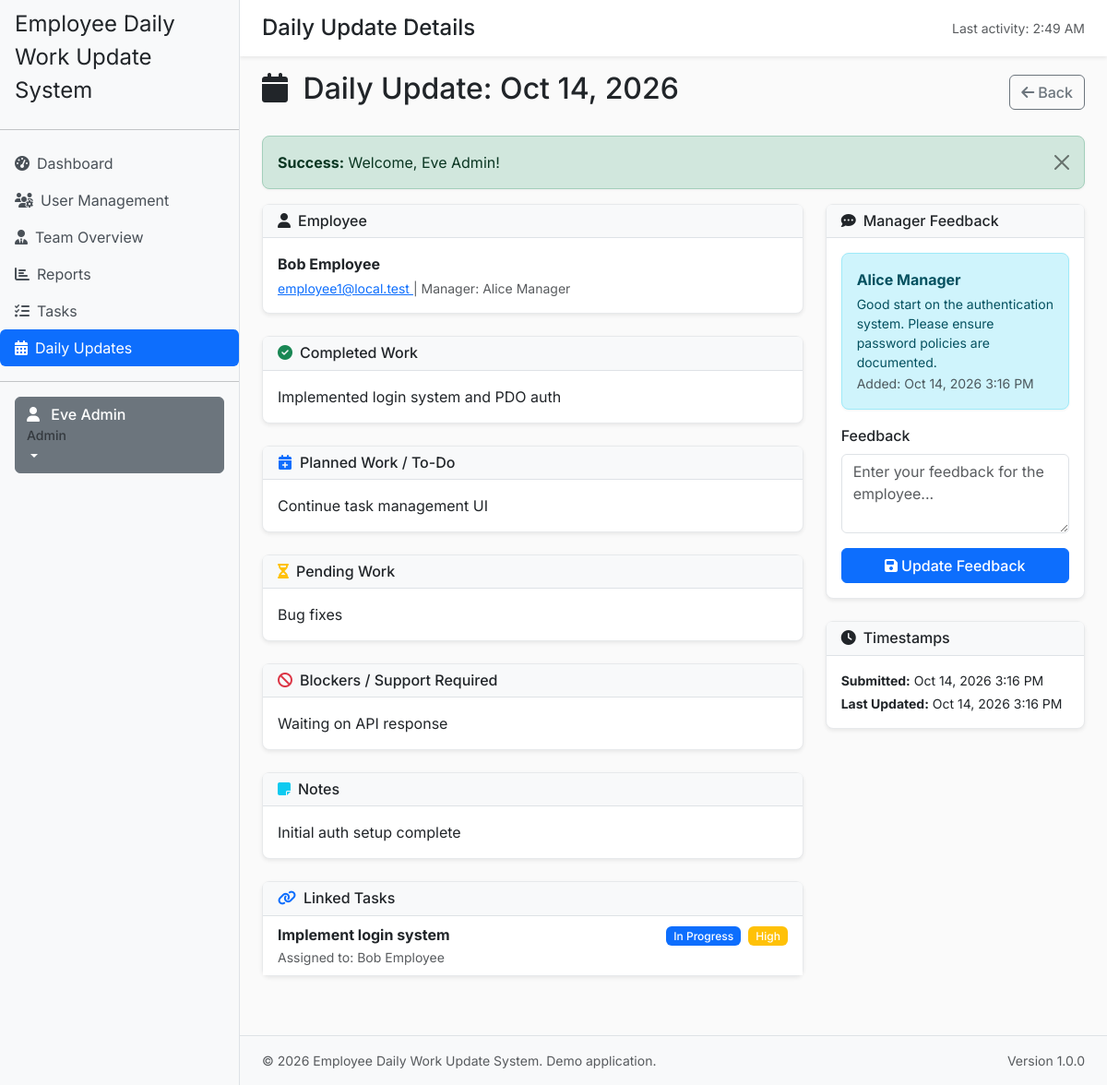
The page /daily-updates/view.php?update_id=1 (signed in) on the database as committed earlier.
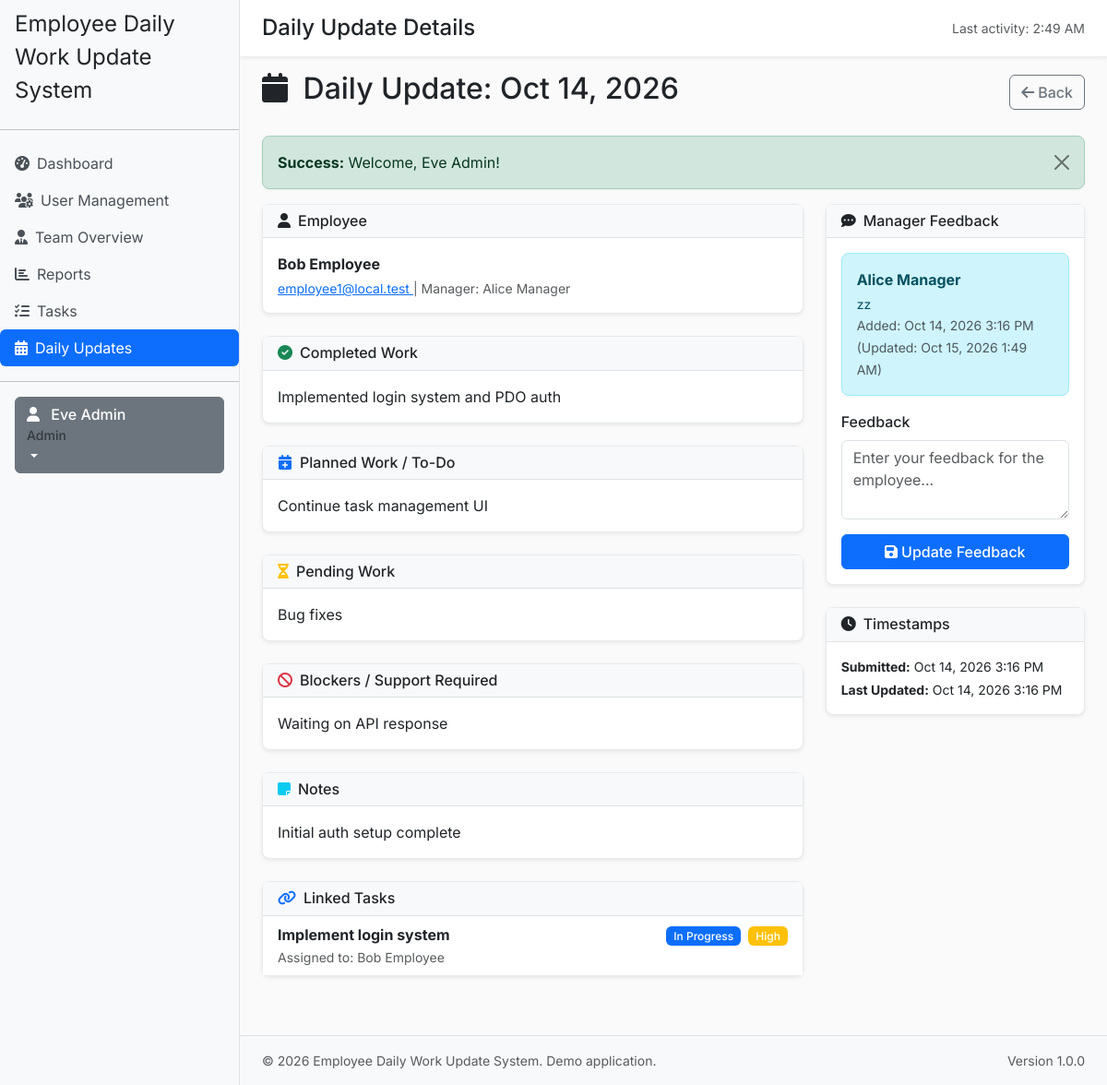
The same page on the database as committed later.
### tables this page shows
CREATE TABLE `manager_feedback` (
  `id` int(11) NOT NULL,
  `daily_update_id` int(11) NOT NULL,
  `manager_id` int(11) NOT NULL,
  `feedback` text NOT NULL,
  `created_at` datetime NOT NULL DEFAULT current_timestamp(),
  `updated_at` datetime NOT NULL DEFAULT current_timestamp() ON UPDATE current_timestamp()
);

CREATE TABLE `users` (
  `id` int(11) NOT NULL,
  `name` varchar(100) NOT NULL,
  `email` varchar(150) NOT NULL,
  `password_hash` varchar(255) NOT NULL,
  `role` enum('admin','manager','employee') NOT NULL DEFAULT 'employee',
  `manager_id` int(11) DEFAULT NULL,
  `is_active` tinyint(1) NOT NULL DEFAULT 1,
  `created_at` datetime NOT NULL DEFAULT current_timestamp(),
  `updated_at` datetime NOT NULL DEFAULT current_timestamp() ON UPDATE current_timestamp()
);

### includes/validation.php (called while the page is built, shortened)
<?php
require_once __DIR__ . '/config.php';
function validateInt($value, ?int $min = null, ?int $max = null): int|false {
    if (is_string($value)) {
        $value = trim($value);
    }
    $options = [];
    if ($min !== null) {
        $options['min_range'] = $min;
    }
    $int = filter_var($value, FILTER_VALIDATE_INT, [
        'options' => $options,
    ]);
    return $int;
}
function formatDate(string $date, string $format = 'M j, Y'): string {
    try {
        $dt = new DateTime($date);
        return $dt->format($format);
    } catch (Exception $e) {
        return $date;
    }
}
function formatDateTime(string $datetime, string $format = 'M j, Y g:i A'): string {
    try {
        $dt = new DateTime($datetime);
        return $dt->format($format);
    } catch (Exception $e) {
        return $datetime;
    }
}

### includes/config.php (called while the page is built, shortened)
<?php
$pdoOptions = [
    PDO::ATTR_ERRMODE => PDO::ERRMODE_EXCEPTION,
    PDO::ATTR_DEFAULT_FETCH_MODE => PDO::FETCH_ASSOC,
    PDO::ATTR_EMULATE_PREPARES => false,
];
?>

### includes/database.php (called while the page is built, shortened)
<?php
require_once __DIR__ . '/config.php';
class Database {
    private static ?PDO $pdo = null;
    public static function getConnection(): PDO {
        if (self::$pdo === null) {
            $dsn = 'mysql:host=' . DB_HOST . ';dbname=' . DB_NAME . ';charset=utf8mb4';
            try {
                global $pdoOptions;
                $options = $pdoOptions ?? [
                    PDO::ATTR_ERRMODE => PDO::ERRMODE_EXCEPTION,
                    PDO::ATTR_DEFAULT_FETCH_MODE => PDO::FETCH_ASSOC,
                    PDO::ATTR_EMULATE_PREPARES => false,
                ];
                self::$pdo = new PDO($dsn, DB_USER, DB_PASSWORD, $options);
                self::$pdo->exec("SET NAMES utf8mb4");
                self::$pdo->exec("SET time_zone = '+00:00'");
            } catch (PDOException $e) {
                error_log('Database connection failed: ' . $e->getMessage());
                throw new RuntimeException('Database connection unavailable. Please contact support.');
            }
        }
        return self::$pdo;
    }
    public static function query(string $sql, array $params = []): PDOStatement {
        $stmt = self::getConnection()->prepare($sql);
        $stmt->execute($params);
        return $stmt;
    }
    public static function fetchOne(string $sql, array $params = []): ?array {
        $stmt = self::query($sql, $params);
        $row = $stmt->fetch();
        return $row ?: null;
    }
}
?>

### includes/auth.php (called while the page is built, shortened)
<?php
require_once __DIR__ . '/database.php';
require_once __DIR__ . '/validation.php';
function isLoggedIn(): bool {
    return isset($_SESSION['logged_in']) && $_SESSION['logged_in'] === true;
}
function requireLogin(): void {
    $currentStatus = Database::fetchOne('SELECT is_active FROM users WHERE id = :id', [':id' => $_SESSION['user_id']]);
}
function getCurrentUser(): ?array {
    return [
        'id' => $_SESSION['user_id'],
        'email' => $_SESSION['user_email'],
        'name' => $_SESSION['user_name'],
        'role' => $_SESSION['user_role'],
        'manager_id' => $_SESSION['manager_id']
    ];
}
?>

### daily-updates/view.php (the view, shortened to what the changed rows need)
<?php
require_once __DIR__ . '/../includes/config.php';
require_once __DIR__ . '/../includes/database.php';
require_once __DIR__ . '/../includes/auth.php';
require_once __DIR__ . '/../includes/validation.php';
requireLogin();
$user = getCurrentUser();
$userId = $user['id'];
$userRole = $user['role'];
$updateId = validateInt($_GET['update_id'] ?? 0, 1) ?? 0;
$update = Database::fetchOne(
    "SELECT
        du.*,
        u.name AS employee_name,
        u.email AS employee_email,
        u.manager_id AS employee_manager_id,
        m.name AS manager_name
     FROM daily_updates du
     JOIN users u ON du.employee_id = u.id
     LEFT JOIN users m ON u.manager_id = m.id
     WHERE du.id = :updateId",
    [':updateId' => $updateId]
);
$canAddFeedback = false;
if ($userRole === ROLE_ADMIN) {
    $canAddFeedback = true;
} elseif ($userRole === ROLE_MANAGER) {
    if ((int) $update['employee_manager_id'] === (int) $userId) {
        $canView = true;
        $canEdit = false;
        $canAddFeedback = true;
    }
}
$feedback = Database::fetchOne(
    "SELECT mf.*, u.name as manager_name
     FROM manager_feedback mf
     JOIN users u ON mf.manager_id = u.id
     WHERE mf.daily_update_id = :updateId",
    [':updateId' => $updateId]
);
include __DIR__ . '/../includes/header.php';
?>
<div class="d-flex justify-content-between align-items-center mb-4">
    <h2>
        <i class="fas fa-calendar me-2"></i>
        Daily Update: <?php echo formatDate($update['work_date']); ?>
    </h2>
</div>
<div class="row">
    <div class="col-md-4">
        <?php if ($canAddFeedback): ?>
            <div class="card shadow-sm mb-4">
                <div class="card-body">
                    <?php if ($feedback): ?>
                        <div class="alert alert-info alert-permanent mb-3">
                            <p class="mb-1"><strong><?php echo htmlspecialchars($feedback['manager_name']); ?></strong></p>
                            <p class="mb-0 small">
                                <?php echo nl2br(htmlspecialchars($feedback['feedback'])); ?>
                            </p>
                            <small class="text-muted">
                                Added: <?php echo formatDateTime($feedback['created_at']); ?>
                                <?php if (!empty($feedback['updated_at']) && $feedback['updated_at'] !== $feedback['created_at']): ?>
                                    (Updated: <?php echo formatDateTime($feedback['updated_at']); ?>)
                                <?php endif; ?>
                            </small>
                        </div>
                    <?php endif; ?>
                </div>
            </div>
        <?php endif; ?>
    </div>
</div>
<?php include __DIR__ . '/../includes/footer.php'; ?>

Rows that differ between the two databases and show on the page:
changed manager_feedback "Alice Manager": feedback "Good start on the authentication system. Please ensure password policies are documented." → "zz"; updated_at (not shown) → "Oct 15, 2026 1:49 AM"
Other text that changed with them:
text now shown: "(Updated: )"
